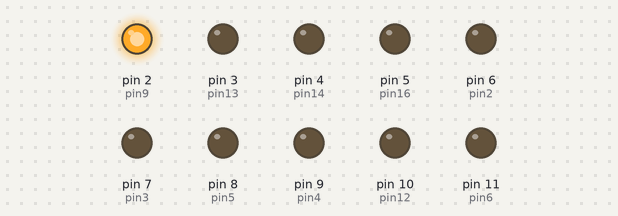
A sketch run on a simulated Arduino Uno, built with avr-gcc and run on an emulated ATmega328P. On the bench: output pins drawn as LEDs (lit = HIGH).

Above: at 0.2 s.
At 0.7 s:
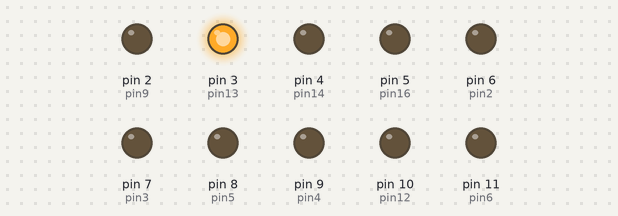
At 1.2 s:
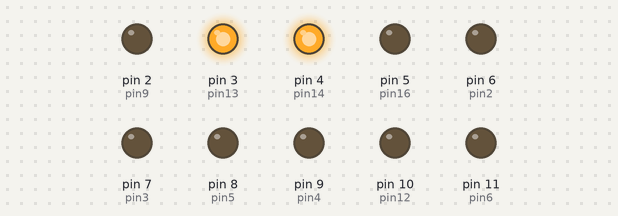
At 2.7 s:
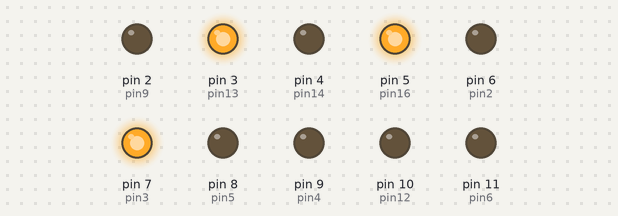
At 4.2 s:
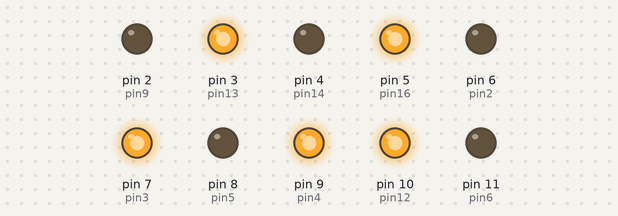
At 5.7 s:
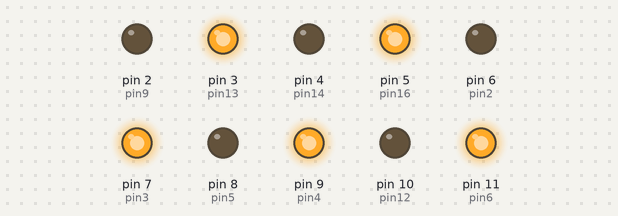
Timing chart, 0 to 6.5 s (numbered marks = the images above):
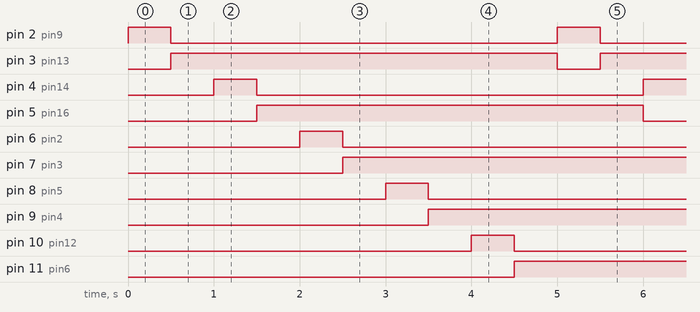

Measured:
- by itself, pin 2 (pin9), pin 4 (pin14), pin 6 (pin2), pin 8 (pin5), pin 10 (pin12): alternates HIGH for 0.50 s and LOW for 4.5 s
- by itself, pin 3 (pin13), pin 5 (pin16), pin 7 (pin3), pin 9 (pin4), pin 11 (pin6): alternates HIGH for 4.5 s and LOW for 0.50 s

The sketch:

row_columns.ino
```cpp
    /* In this project, 5 LEDs shall blink in sequence.
    A 8x8 dot matrix display type 1088BS Common Anode is used
    */
    const int pin9=2; //Connect the matrix pin 9 to Uno pin 2
    const int pin13=3;//Connect the matrix pin 13 to Uno pin 3
    const int pin14=4;
    const int pin16=5;
    const int pin2=6;
    const int pin3=7;
    const int pin5=8;
    const int pin4=9;
    const int pin12=10;
    const int pin6=11;
    ;
    void setup() {
    // put your setup code here, to run once:
    pinMode(pin9,OUTPUT);
    pinMode(pin13,OUTPUT);
    pinMode(pin14,OUTPUT);
    pinMode(pin16,OUTPUT);
    pinMode(pin2,OUTPUT);
    pinMode(pin3,OUTPUT);
    pinMode(pin5,OUTPUT);
    pinMode(pin4,OUTPUT);
    pinMode(pin12,OUTPUT);
    pinMode(pin6,OUTPUT);

    }
    void loop() {
      // put your main code here, to run repeatedly:
    digitalWrite(pin9,HIGH);//set the anode pin HIGH
    digitalWrite(pin13,LOW);//set the cathode pin LOW，led will be turned on。
    delay(500);
    digitalWrite(pin9,LOW);//set the anode pin LOW
    digitalWrite(pin13,HIGH);//set the cathode pin HIGH，led will be turned off。
    delay(500);
    digitalWrite(pin14,HIGH);
    digitalWrite(pin16,LOW);
    delay(500);
    digitalWrite(pin14,LOW);
    digitalWrite(pin16,HIGH);
    delay(500);
    digitalWrite(pin2,HIGH);
    digitalWrite(pin3,LOW);
    delay(500);
    digitalWrite(pin2,LOW);
    digitalWrite(pin3,HIGH);
    delay(500);
    digitalWrite(pin5,HIGH);
    digitalWrite(pin4,LOW);
    delay(500);
    digitalWrite(pin5,LOW);
    digitalWrite(pin4,HIGH);
    delay(500);
    digitalWrite(pin12,HIGH);
    digitalWrite(pin6,LOW);
    delay(500);
    digitalWrite(pin12,LOW);
    digitalWrite(pin6,HIGH);
    delay(500);
    }
```
